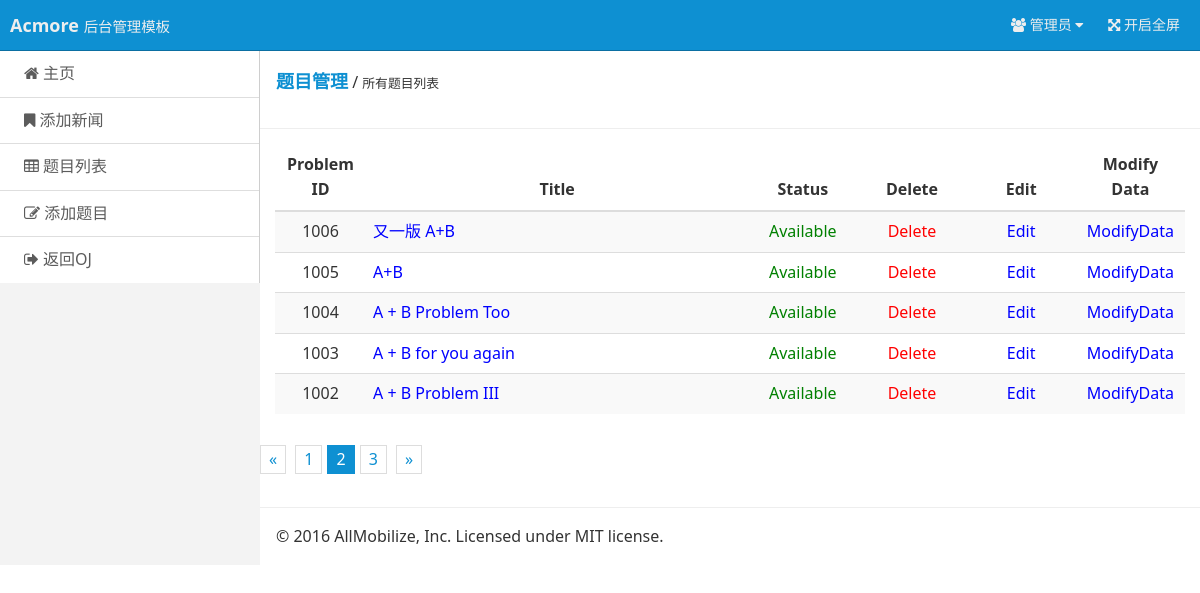
The page /Web/version_1/index.php/admin/problem_list/page/1006 on the database its author committed.
### tables this page shows
CREATE TABLE `problems` (
  `problem_id` int(11) NOT NULL AUTO_INCREMENT,
  `title` varchar(200) NOT NULL,
  `java_time` int(11) NOT NULL DEFAULT '2000',
  `other_time` int(11) NOT NULL DEFAULT '1000',
  `java_mem` int(11) NOT NULL DEFAULT '65536',
  `other_mem` int(11) NOT NULL DEFAULT '32768',
  `description` text NOT NULL,
  `input` text NOT NULL,
  `output` text NOT NULL,
  `sample_input` text NOT NULL,
  `sample_output` text NOT NULL,
  `hint` text,
  `author` text,
  `sample_program` text,
  `visiable` char(1) NOT NULL DEFAULT 'N',
  `total_submit` int(11) NOT NULL DEFAULT '0',
  `accept_submit` int(11) NOT NULL DEFAULT '0',
  PRIMARY KEY (`problem_id`)
);

### Web/version_1/application/controllers/admin/Problem_list.php (called while the page is built, shortened)
<?php
class Problem_list extends CI_Controller {
	public function __construct() {
		$this->load->library('session');
		$this->load->helper('url');
	}
	public function page($head) {
		$this->load->model('problem_model');
		$data['title'] = "Problem List";
		$data['head']  = $head;
		$data['page_cnt'] = 5;
		$data['problems'] = $this->problem_model->get_problem($head - $data['page_cnt'] + 1, $head + 1, "DESC");
		$this->load->view('admin/header', $data);
		$this->load->view('admin/p_problem_list', $data);
		$this->load->view('admin/footer');
	}
}

### Web/version_1/index.php (called while the page is built, shortened)
<?php
require_once BASEPATH.'core/CodeIgniter.php';

### Web/version_1/application/models/Problem_model.php (called while the page is built, shortened)
<?php
class Problem_model extends CI_Model {
	public function get_problem($lower_bound_id, $upper_bound_id, $order="ASC") {
		$problems = array();
		$sql = "
			SELECT problem_id, title, accept_submit, total_submit,visiable
			FROM problems
			WHERE problem_id >= $lower_bound_id AND problem_id < $upper_bound_id
			ORDER BY problem_id $order";
		$query = $this->db->query($sql);
		if ($query && $query->num_rows() > 0) {
			foreach ($query->result_array() as $row) {
				$p = array();
				$p["title"] 	= $this->trans_to_php_fmt($row["title"]);
				$p["accept"] 	= $this->trans_to_php_fmt($row["accept_submit"]);
				$p["total"] 	= $this->trans_to_php_fmt($row["total_submit"]);
				$p["visiable"] 	= $this->trans_to_php_fmt($row["visiable"]);
				$problems[$row["problem_id"]] = $p;
			}
		}
		return $problems;
	}
	function trans_to_php_fmt($str) {
		return stripslashes($str);
	}
}

### Web/version_1/application/views/admin/p_problem_list.php (the view, shortened to what this page needs)
<?php
function add_problem($problems) {
	$str = "";
	foreach ($problems as $key=>$value) {
		$str .= "<tr>";
		$str .= "<td align=\"center\">$key</td>"
				."<td><a href=\"" .base_url() ."index.php/problem/show_problem/$key\"><font color=blue>".$value["title"] ."<font></a></td>"
				."<td align=\"center\"><a href=" .base_url() ."index.php/admin/problem_list/change_visiable/$key/".$value['visiable'].">" .($value['visiable']=='Y' ? '<font color="green">Available</font>' : '<font color="red">Reserved</font>') ."</a></td>"
				."<td align=\"center\"><a href=" .base_url() ."index.php/admin/problem_list/delete_problem/$key>" ."<font color=red>Delete</font></a></td>"
				."<td align=\"center\"><a href=" .base_url() ."index.php/admin/problem/edit_problem/$key>" ."<font color=blue>Edit</font></a></td>"
				."<td align=\"center\"><a href=" .base_url() ."index.php/admin/problem/modify_data/$key>" ."<font color=blue>ModifyData</font></a></td>";
		$str .= "</tr>";
	}
	echo $str;
}
function add_page($head, $page_cnt) {
	$str = "";
	$index = 1;
	for ($i = $_SESSION['max_pid']; $i >= 1000; $i -= $page_cnt) {
		$str .= "<li" .($i==$head ? " class=am-active" : "") ."><a href=" .base_url() ."index.php/admin/problem_list/page/$i>$index</a></li>";
		$index += 1;
	}
	echo $str;
}
?>
<div class="am-cf am-padding">
  <div class="am-fl am-cf"><strong class="am-text-primary am-text-lg">题目管理</strong> / <small>所有题目列表</small></div>
</div>
<hr>
<div class="am-g">
  <div class="am-u-sm-12">
    <table class="am-table am-table-bd am-table-striped admin-content-table">
      <thead>
        <tr>
          <th width="10%">Problem ID</th>
          <th width="42%">Title</th>
          <th width="12%">Status</th>
          <th width="12%">Delete</th>
          <th width="12%">Edit</th>
          <th width="12%">Modify Data</th>
        </tr>
      </thead>
      <tbody>
        <?php add_problem($problems);?>
      </tbody>
    </table>
  </div>
</div>
<ul class="am-pagination am-fl admin-content-pagination">
  <li <?php if ($head >= $_SESSION['max_pid']) echo " class=am-disabled";?>><a href="<?php echo base_url()?>index.php/admin/problem_list/page/<?php echo ($head+$page_cnt);?>">&laquo;</a></li>
  <?php add_page($head, $page_cnt);?>
  <li <?php if ($head < 1000+$page_cnt) echo " class=am-disabled";?>><a href="<?php echo base_url()?>index.php/admin/problem_list/page/<?php echo ($head-$page_cnt);?>">&raquo;</a></li>
</ul>
<br><br><br>

### Web/version_1/assets/css/admin.css (style rules this page uses)
ul { margin-top: 0; }
.admin-content-table a { color: #535353; }
.admin-content-pagination { margin-bottom: 0; }
.admin-content-pagination li a { padding: 4px 8px; }

### Web/version_1/application/views/admin/p_problem_list.php (style rules this page uses)
th { text-align:center; vertical-align:middle; }

### rows shown on the page
problems: key "1006", title "又一版 A+B", visiable "Available"
problems: key "1005", title "A+B", visiable "Available"
problems: key "1004", title "A + B Problem Too", visiable "Available"
problems: key "1003", title "A + B for you again", visiable "Available"
problems: key "1002", title "A + B Problem III", visiable "Available"
